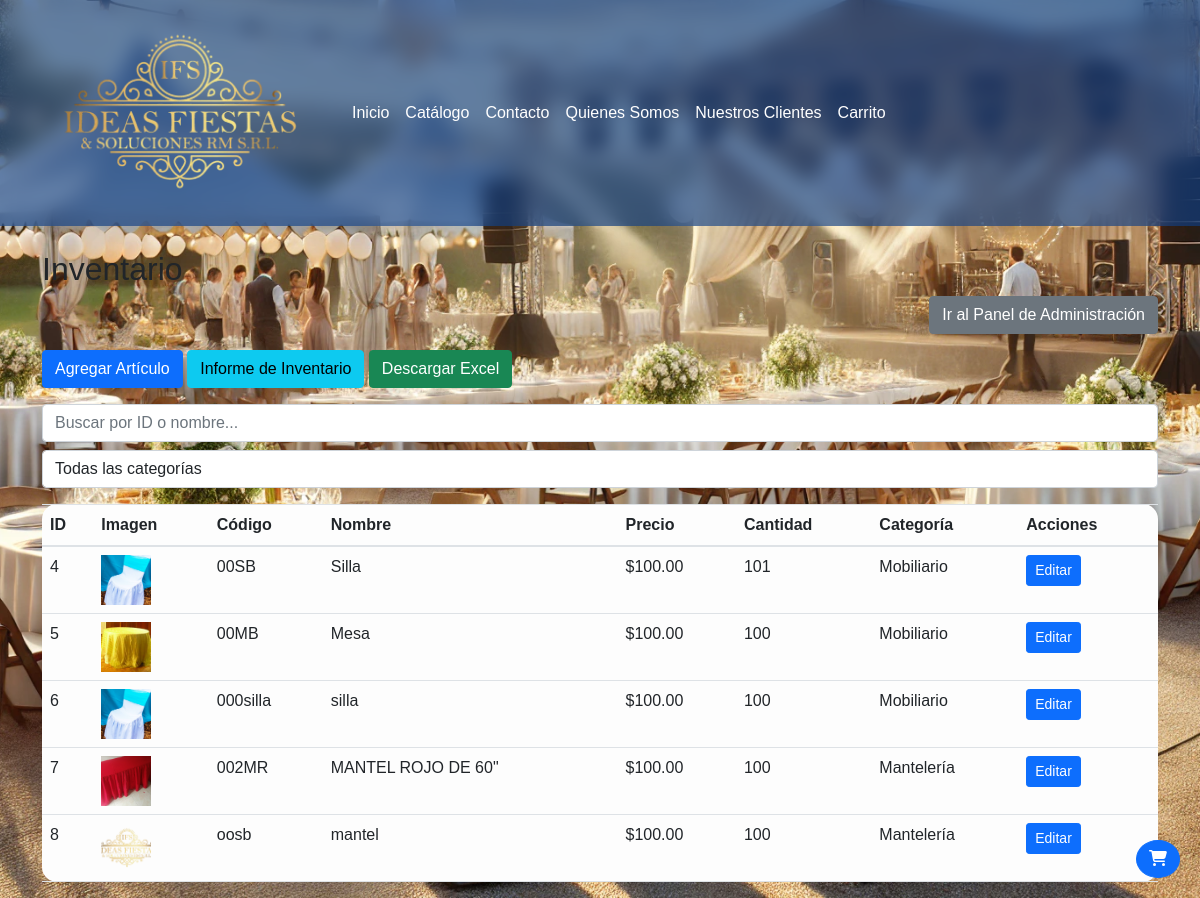
Screenshot of /panel/inventario/ (signed in) with the database file from the repository.
### core/models.py (models this page shows, shortened)
class Articulo(models.Model):
    id = models.AutoField(primary_key=True)
    codigo = models.CharField(max_length=100, unique=True, default='default_code')  # Default temporal
    nombre = models.CharField(max_length=200)
    descripcion = models.TextField()
    precio = models.DecimalField(max_digits=10, decimal_places=2)
    cantidad = models.IntegerField()
    categoria = models.ForeignKey(Categoria, on_delete=models.CASCADE)
    imagen = models.ImageField(upload_to='articulos/', null=True, blank=True)

class Categoria(models.Model):
    nombre = models.CharField(max_length=100)

### core/admin_views.py (the view)
# urls.py: path('panel/inventario/', admin_views.admin_inventario, name='admin_inventario'),
@login_required
@user_passes_test(is_staff)
def admin_inventario(request):
    articulos = Articulo.objects.all().order_by('id')
    categorias = Categoria.objects.all()
    return render(request, 'core/admin/inventario.html', {
        'articulos': articulos,
        'categorias': categorias,
    })

### core/admin_views.py (called while the page is built)
def is_staff(user):
    return user.is_staff

### core/templates/core/admin/inventario.html (shortened to what this page needs)
{% extends 'core/base.html' %}
{% load static %}
{% block content %}
<h2>Inventario</h2>
<div class="d-flex justify-content-end mb-3">
    <a href="{% url 'admin_panel' %}" class="btn btn-secondary">Ir al Panel de Administración</a>
</div>
<div class="mb-3">
    <a href="{% url 'agregar_articulo' %}" class="btn btn-primary">Agregar Artículo</a>
    <a href="{% url 'informe_inventario' %}" class="btn btn-info">Informe de Inventario</a>
    <button id="exportBtn" class="btn btn-success">Descargar Excel</button>
</div>
<div class="mb-3">
    <input type="text" id="searchInput" class="form-control mb-2" placeholder="Buscar por ID o nombre...">
    <select id="categoryFilter" class="form-control">
        <option value="">Todas las categorías</option>
    </select>
</div>
<table class="table" id="inventoryTable" style="background-color: rgb(253, 253, 253); border-radius: 15px;">
    <thead>
        <tr>
            <th>ID</th>
            <th>Imagen</th>
            <th>Código</th>
            <th>Nombre</th>
            <th>Precio</th>
            <th>Cantidad</th>
            <th>Categoría</th>
            <th>Acciones</th>
        </tr>
    </thead>
    <tbody>
        {% for articulo in articulos %}
        <tr>
            <td>{{ articulo.id }}</td>
            <td>
                {% if articulo.imagen %}
                    <img src="{{ articulo.imagen.url }}" alt="{{ articulo.nombre }}" style="width: 50px; height: 50px; object-fit: cover;">
                {% else %}
                    <img src="{% static 'core/img/no-image.png' %}" alt="No imagen" style="width: 50px; height: 50px; object-fit: cover;">
                {% endif %}
            </td>
            <td>{{ articulo.codigo }}</td>
            <td>{{ articulo.nombre }}</td>
            <td>${{ articulo.precio }}</td>
            <td>{{ articulo.cantidad }}</td>
            <td>{{ articulo.categoria.nombre }}</td>
            <td>
                <a href="{% url 'editar_articulo' articulo.id %}" class="btn btn-sm btn-primary">Editar</a>
            </td>
        </tr>
        {% endfor %}
    </tbody>
</table>
{% endblock %}

### core/static/core/css/styles.css (style rules this page uses)
body { font-family: Arial, sans-serif; }

### rows the page displays
Articulo: id "4", imagen (picture), codigo "00SB", nombre "Silla", precio "100.00", cantidad "101", categoria.nombre "Mobiliario"
Articulo: id "5", imagen (picture), codigo "00MB", nombre "Mesa", precio "100.00", cantidad "100", categoria.nombre "Mobiliario"
Articulo: id "6", imagen (picture), codigo "000silla", nombre "silla", precio "100.00", cantidad "100", categoria.nombre "Mobiliario"
Articulo: id "7", imagen (picture), codigo "002MR", nombre "MANTEL ROJO DE 60\"", precio "100.00", cantidad "100", categoria.nombre "Mantelería"
Articulo: id "8", imagen (picture), codigo "oosb", nombre "mantel", precio "100.00", cantidad "100", categoria.nombre "Mantelería"
